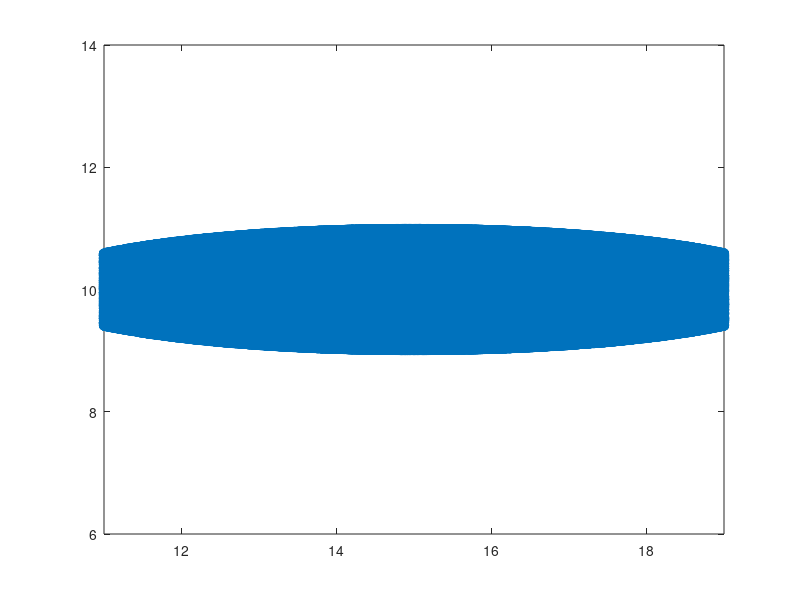

This chart was generated by the following MATLAB code: (Note: a time limit stopped this script after it produced the figure.)
clc,clear
close all
xCenter = 15;
yCenter = 10;
xRadius = 5;
yRadius = 1;
N = 1000000;

% Generate points in the ellipse
figure
t = 2*pi * rand(N,1);
d = sqrt(rand(N,1));
x = xCenter + xRadius * d .* cos(t);
y = yCenter + yRadius * d .* sin(t);
plot(x,y,'o')
axis([11,19,6,14])

figure
angle=pi/4;
rx=xCenter;
ry=yCenter;
rotate_x=zeros(1,length(x));
rotate_y=zeros(1,length(y));
for i=1:length(y)
    rotate_x(i)=(x(i)-rx)*cos(angle)-(y(i)-ry)*sin(angle)+rx;
    rotate_y(i)=(x(i)-rx)*sin(angle)+(y(i)-ry)*cos(angle)+ry;
end
plot(rotate_x,rotate_y)
